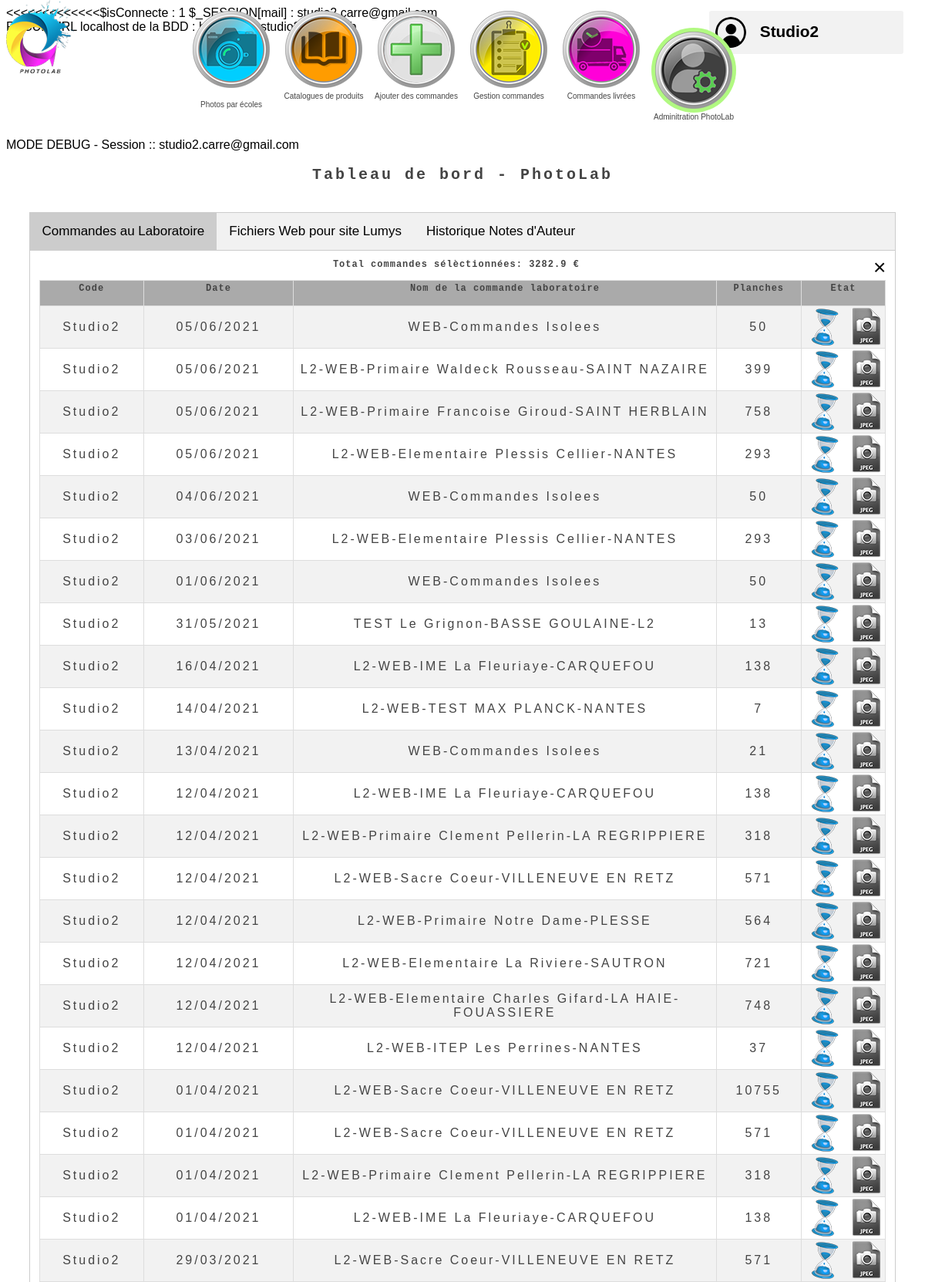
Page /res/LOGPhotoLab.php?codeMembre=Studio2&version=0.88&versionDistante=0.88&isDebug=Debug (signed in, upper part) on the committed database.
### tables this page shows
CREATE TABLE `photolabmembre` (
  `id` int(11) NOT NULL,
  `pseudo` varchar(50) NOT NULL,
  `mail` varchar(50) NOT NULL,
  `mdp` char(32) NOT NULL,
  `IsAdmin` int(1) NOT NULL,
  `CodeClient` text NOT NULL,
  `URLLocal` text NOT NULL,
  `URLOnLigne` text NOT NULL,
  `DossierScript` text NOT NULL,
  `DossierBASESource` text NOT NULL,
  `ProfondeurSOURCE` int(11) NOT NULL,
  `URLSousDossierSOURCE` text NOT NULL,
  `FTPHote` text NOT NULL,
  `FTPId` int(11) NOT NULL,
  `FTPMp` int(11) NOT NULL,
  `FTPDossier` text NOT NULL
);

CREATE TABLE `photolabcmd` (
  `ID` int(10) UNSIGNED NOT NULL,
  `CodeClient` text NOT NULL,
  `DATECMD` date NOT NULL,
  `NOMCOMMANDE` text NOT NULL,
  `NBPLANCHES` int(10) NOT NULL DEFAULT 0,
  `TYPE` varchar(8) NOT NULL DEFAULT 'LAB',
  `ETAT` int(10) NOT NULL DEFAULT 0,
  `FACTURE` int(11) DEFAULT NULL,
  `PAYE` int(11) NOT NULL,
  `commentaires` text NOT NULL,
  `Date_Record` datetime NOT NULL DEFAULT current_timestamp() ON UPDATE current_timestamp()
);

### res/BDDInit.php (called while the page is built, shortened)
<?php
function ArgumentURL($isEnPlus = false){
	$SymboleDepart = ($isEnPlus ? '&' : '?');
	return $SymboleDepart . 'codeMembre=' . $GLOBALS['codeMembre'] . '&version=' . $GLOBALS['VERSIONSERVEUR'] . '&versionDistante=' . $GLOBALS['VERSIONSERVEUR'] . '&isDebug=' .($GLOBALS['isDebug'] ? 'Debug' : 'Prod');
}
?>

### res/BDDPhotoLab.php (the view, shortened to what this page needs)
<?php
include_once  'CConnexionLOCAL.php';
function AfficherCOMMANDES(&$Total, $Type){
	$bdd=InitBDD_MySQI();
	if ($GLOBALS['isAdmin']){
		$reponse = $bdd->query('SELECT * FROM photolabcmd WHERE FACTURE = 0 AND TYPE = "'. $Type .'" ORDER BY DATECMD DESC');
	}
	else{
		$reponse = $bdd->query('SELECT * FROM photolabcmd WHERE CodeClient = "'. $GLOBALS['codeMembre'] .'" AND FACTURE = 0 AND TYPE = "'. $Type .'" ORDER BY DATECMD DESC');
	}
	$affiche_Tableau = '';
	if ($reponse->num_rows > 0) {
		while($donnees = $reponse->fetch_assoc()) {
			$NomCMD = substr($donnees['NOMCOMMANDE'], 11) ;
			$EtatFacture = $donnees['FACTURE'];
			$Etat = $donnees['ETAT'];
			$ID = $donnees['ID'];
			$Type = $donnees['TYPE'];
			if ($Type == 'web'){
				$Prix =  $GLOBALS['PRIXPLANCHEWEB'] * $donnees['NBPLANCHES'] ;
			}else{
				$Prix =  $GLOBALS['PRIXPLANCHE'] * $donnees['NBPLANCHES'] ;
			}
			if (($Etat == $GLOBALS['ETAT_PREP_FACTURE']) && ($EtatFacture == 0)){$Total = $Total + $Prix;}
			$newDate = strftime("%d/%m/%Y",strtotime($donnees['DATECMD']));
			$affiche_Tableau .=
			'<tr>
				<td><a href="' . LienNoteAuteur($ID, $Etat, $EtatFacture, $Type) . '" title="voir '. $NomCMD . '">' . $donnees['CodeClient'] . '</a></td>
				<td><a href="' . LienNoteAuteur($ID, $Etat, $EtatFacture, $Type) . '" title="voir '. $NomCMD . '">' . $newDate . '</a></td>
				<td><a href="' . LienNoteAuteur($ID, $Etat, $EtatFacture, $Type) . '" title="voir '. $NomCMD . '">' . $NomCMD . '</a></td>
				<td><a href="' . "#" . '" title="voir '. $NomCMD . '">' . $donnees['NBPLANCHES'] . '</a></td>
				<td><a href="' . "#" . '" title="voir '. $NomCMD . '">' . LienImageETAT($Etat, $Type) . '</a></td>
			';
			$affiche_Tableau .= '</tr>';
		}
	}
	return $affiche_Tableau;
}
function LienImageETAT($Etat){
	$Lien = 'src="img/'.$Etat. '-Etat.png" ';
	return '<img ' . $Lien . '>';
}
function LienNoteAuteur($ID, $Etat, $EtatFacture) {
	$LienFichier = "#";
	if($EtatFacture == 0){
		if($Etat>4){
			$LienFichier = "LOGNoteAuteur.php" . '?apiNoteAuteur=' . $GLOBALS['ETAT_PREP_FACTURE'];
		}
	} else {
		$LienFichier = "LOGNoteAuteur.php" . '?apiNoteAuteur=' . $EtatFacture;
	}
	return $LienFichier . ArgumentURL(true);
}
?>

### res/LOGPhotoLab.php (shortened to what this page needs)
<?php
include_once 'BDDPhotoLab.php';
$codeMembre = false;
if (isset($_GET['codeMembre'])) {
	$codeMembre = $_GET['codeMembre'];
}
$isDebug = file_exists ('debug.txt');
if (isset($_GET['isDebug'])) {
	$isDebug = ($_GET['isDebug'] == 'Debug');
}
$pageRetour = 'CATPhotolab';
$serveurRetour = '';
$isConnecte = (isset($_SESSION['mail']));
if ($isDebug){
	echo '<<<<<<<<<<<<<$isConnecte :  '. $isConnecte . '   $_SESSION[mail] :  ' . $_SESSION['mail'];
}
$maConnexionLocale = new CConnexionLOCAL($codeMembre, $isDebug, $pageRetour, $serveurRetour);
$bdd=InitBDD_MySQI();
$req = $bdd->query("SELECT * FROM photolabmembre WHERE CodeClient='$codeMembre'");
if ($req->num_rows > 0) {
	$infosMembre = $req->fetch_assoc();
}
else{
	session_unset();
	session_destroy();
	header('Location: ../index.php' . ArgumentURL());
	exit();
}
?>
<html>
	<head>
		<link rel="stylesheet" type="text/css" href="css/Couleurs<?php echo ($isDebug?'DEBUG':'PROD'); ?>.css">
		<link rel="stylesheet" type="text/css" href="css/LOGPhotoLab.css">
	<link rel="stylesheet" type="text/css" href="css/Menu.css">
	</head>
<body>
<?php AfficheMenuPage('',$maConnexionLocale); ?>
<div class="dropdown">
<div class="container">
  <div class="half">
    <label for="profile2" class="profile-dropdown">
      <img src="img/user.png">
      <span><?php echo $infosMembre['pseudo']; ?></span>
      <label for="profile2"><i class="mdi mdi-menu"></i></label>
    </label>
  </div>
</div>
</div>
	<div class="logo">
		<a href="DEMOPhotoLab.php"><img src="img/Logo-mini.png" alt="Image de fichier"></a>
	</div>
<?php
$Total = 0;
$lesCommandes = AfficherCOMMANDES($Total,'lab');
if ($isDebug) echo  'MODE DEBUG - Session :: ' . $_SESSION['mail'];
?>
<h1>Tableau de bord - PhotoLab</h1>
<br>
<div class="zoneTable" >
<div class="tab">
  <button class="tablinks" onclick="openCity(event, 'CMDLABO')" id="tabCMDLABO">Commandes au Laboratoire</button>
  <button class="tablinks" onclick="openCity(event, 'CMDWEB')">Fichiers Web pour site Lumys</button>
  <button class="tablinks" onclick="openCity(event, 'NOTEAUTEUR')">Historique Notes d'Auteur</button>
</div>
<div id="CMDLABO" class="tabcontent">
  <span onclick="this.parentElement.style.display='none'" class="topright">&times</span>
	<H3><?php 	echo 'Total commandes sélèctionnées: '. $Total . ' €';	?></H3>
	<table id="commandes">
	  <tr class="header">
		<th style= ><H3>Code</H3></th>
		<th style= ><H3>Date</H3></th>
		<th style="width:50%;" ><H3>Nom de la commande laboratoire</H3></th>
		<th style="width:10%;" ><H3>Planches</H3></th>
		<th style="width:10%;" ><H3>Etat</H3></th>
	  </tr>
	<?php
	echo $lesCommandes;
	?>
	</table>
</div>
<br>
</div>
</body>
</html>

### res/CConnexionLOCAL.php (shortened to what this page needs)
<?php
include_once 'BDDInit.php';
class CConnexionLOCAL {
    var $URL;
    function __construct($codeMembre, $isDebug, $PageRetour, $serveurRetour){
        if ($codeMembre != ''){
			$Bdd=InitBDD_MySQI();
            $sreqSQL = 'SELECT * FROM photolabmembre WHERE CodeClient = "' . $codeMembre . '"' ;
			$req = $Bdd->query($sreqSQL );
			$infosMembre = $req->fetch_assoc();
            if ($serveurRetour == ''){
                $this->URL = $infosMembre['URLLocal'];
                if ($isDebug){
                    echo '<br>RECUP URL localhost de la BDD : ' . $this->URL;
                }
            }
        }
        else {
			$this->URL = 'PAS URL !!!';
        }
    }
    function AccueilLOCAL(){
        return $this->URL . '/Code/res/index.php' . ArgumentURL() ;
    }
    function CatalogueLOCAL(){
        return $this->URL . '/Code/res/CATListeCatalogues.php' . ArgumentURL() ;
    }
    function SourceLOCAL(){
		return $this->URL . '/Code/res/CATSources.php' . ArgumentURL() ;
    }
    function CommandesLOCAL(){
		return $this->URL . '/Code/res/CATPhotolab.php' . ArgumentURL() ;
    }
    function HistoriqueLOCAL(){
		return $this->URL . '/Code/res/CATHistorique.php' . ArgumentURL() ;
    }
}
function AfficheMenuPage($Page,$maConnexionLocale) {
    $menuPage = '<center>
            <div id="mySidenav">';
    $menuPage .= '<a href="'. $maConnexionLocale->SourceLOCAL().'" id="sourcePhotos" title="Sources des photos par écoles ...">
        <span class="titreMenu"><br>Photos par écoles</span></a>';
    $menuPage .= '<a href="'. $maConnexionLocale->CatalogueLOCAL().'" id="listeCatalogues" title="Catalogues de produits ...">
        <span class="titreMenu">Catalogues de produits</span></a>';
    $menuPage .= '<a href="'. $maConnexionLocale->AccueilLOCAL().'" id="ajoutCommandeGroupee" title="Ajouter une commande groupée ...">
        <span class="titreMenu">Ajouter des commandes</span></a>';
    $menuPage .= '<a href="'. $maConnexionLocale->CommandesLOCAL().'" id="commandesEnCours" title="Commandes en cours de préparation ...">
    <span class="titreMenu">Gestion commandes</span></a>';
    $menuPage .= '<a href="'. $maConnexionLocale->HistoriqueLOCAL().'" id="commandesExpediees" title="Historique des commandes expediées ...">
    <span class="titreMenu">Commandes livrées</span></a>';
    $menuPage .= '<a href="LOGPhotoLab.php' . ArgumentURL().'" class="actif" id="administration" title="Administration ...">
    <span class="titreMenu">Adminitration PhotoLab</span></a>';
    $menuPage .= '</div>
          </center>';
    echo $menuPage;
    }
?>

### res/css/CouleursDEBUG.css (style rules this page uses)
:root { --boutonVert: #357da3; --boutonRouge: #ff6600; --FondsurvolLigneTab: #b1f981; --FondLigneTabGrisClair: #f2f2f2; --FondLigneTabGrisFonce: #ddd; --FondLigneTabGrisSombre: #3b3b3b; --FondEnteteTableau: #919191; --FondBDialog: #fefefe; --texteGris: #444; --btnPageDebut: red; --btnPageEntame: Orange; --btnPageFini: green; }

### res/css/LOGPhotoLab.css (style rules this page uses)
* { box-sizing: border-box; }
body { font-family: Arial, Helvetica, sans-serif; }
h1 { text-align: center; color: var(--texteGris); letter-spacing: 3px; padding: 0px; line-height: 0; font-size: 20px; padding: 10px; margin: 20px; font-family: "Courier New", Times, serif; }
h3 { text-align: center; color: var(--texteGris); letter-spacing: 1px; padding: 0px; line-height: 0; font-size: 12px; padding: 0px; font-family: "Courier New", Times, serif; }
.zoneTable { margin: 0 auto; width: 95%; Top: 140px; }
#commandes { font-family: "Trebuchet MS", Arial, Helvetica, sans-serif; border-collapse: collapse; width: 100%; letter-spacing: 3px; padding: 0px; text-decoration: none; color: var(--texteGris); text-align: center; }
#commandes a { font-family: "Trebuchet MS", Arial, Helvetica, sans-serif; border-collapse: collapse; width: 100%; letter-spacing: 3px; padding: 0px; text-decoration: none; color: var(--texteGris); text-align: center; }
#commandes td, #commandes th { border: 1px solid #ddd; padding: 2px; }
#commandes tr:nth-child(even) { background-color: #f2f2f2; }
#commandes th { background-color: #aaa; color: white; padding: 10px; }
.tab { overflow: hidden; border: 1px solid #ccc; background-color: #f1f1f1; }
.tab button { background-color: inherit; float: left; border: none; outline: none; cursor: pointer; padding: 14px 16px; transition: 0.3s; font-size: 17px; }
.tab button.active { background-color: #ccc; }
.tabcontent { display: none; padding: 6px 12px; border: 1px solid #ccc; border-top: none; }
.topright { float: right; cursor: pointer; font-size: 28px; }
.profile-dropdown { display: inline-block; position: relative; left: 200px; background: #f2f2f2; margin: auto; font-weight: bold; font-size: 1.3rem; border-radius: 3px; -webkit-user-select: none; -moz-user-select: none; -ms-user-select: none; user-select: none; }
.profile-dropdown * { -webkit-user-select: none; -moz-user-select: none; -ms-user-select: none; user-select: none; }
.profile-dropdown img { display: inline-block; background: #d9d9d9; height: 2.5rem; vertical-align: middle; margin-right: 1rem; margin: 0.5rem 0.75rem 0.5rem 0.5rem; border-radius: 50%; }
.profile-dropdown span { display: inline-block; vertical-align: sub; width: 125px; margin-right: 2rem; overflow: hidden; white-space: nowrap; text-overflow: ellipsis; }
.profile-dropdown > label { position: relative; height: 3.5rem; display: block; text-decoration: none; background: transparent; color: #333; box-sizing: border-box; padding: 0.9rem; float: right; border-radius: 0 3px 3px 0; }
.profile-dropdown:after { content: ""; display: table; clear: both; }
.container { position: absolute; top: -50px; right:0; width: 80%; margin: 4rem auto 2rem; }
.container .half { width: 50%; float: right; margin-bottom: 2rem; }
.container:after { content: ""; display: table; clear: both; }

### res/css/Menu.css (style rules this page uses)
.logo { position: absolute; left: 8px; Top: 0px; }
.titreMenu { display:inline-flex; margin-top: 110px; color: var(--texteGris); font-size: 10px; text-align: center; z-index:5; }
#mySidenav a { position: relative; display:inline-block; top: -40px; transition: 0.8s; height: 110px; width: 110px; margin: 5px ; margin-bottom: 20px ; text-decoration : none; text-align: center; z-index:5; }
#mySidenav a.actif { top: -13px; border-radius: 60px; background-color: var(--FondsurvolLigneTab); }
#ajoutCommandeGroupee { background: url('../img/menuBouton0.png') no-repeat center; }
#sourcePhotos { background: url('../img/menuBouton1.png') no-repeat center; }
#listeCatalogues { background: url('../img/menuBouton5.png') no-repeat center; }
#commandesEnCours { background: url('../img/menuBouton2.png') no-repeat center; }
#commandesExpediees { background: url('../img/menuBouton3.png') no-repeat center; }
#administration { background: url('../img/menuBouton4.png') no-repeat center; }

### rows in the picture
photolabmembre: URLLocal "http://cube-studio2/PhotoLab", pseudo "Studio2"
photolabcmd: CodeClient "Studio2", DATECMD "05/06/2021", NOMCOMMANDE "WEB-Commandes Isolees", NBPLANCHES "50"
photolabcmd: CodeClient "Studio2", DATECMD "05/06/2021", NOMCOMMANDE "L2-WEB-Primaire Waldeck Rousseau-SAINT NAZAIRE", NBPLANCHES "399"
photolabcmd: CodeClient "Studio2", DATECMD "05/06/2021", NOMCOMMANDE "L2-WEB-Primaire Francoise Giroud-SAINT HERBLAIN", NBPLANCHES "758"
photolabcmd: CodeClient "Studio2", DATECMD "05/06/2021", NOMCOMMANDE "L2-WEB-Elementaire Plessis Cellier-NANTES", NBPLANCHES "293"
photolabcmd: CodeClient "Studio2", DATECMD "04/06/2021", NOMCOMMANDE "WEB-Commandes Isolees", NBPLANCHES "50"
photolabcmd: CodeClient "Studio2", DATECMD "03/06/2021", NOMCOMMANDE "L2-WEB-Elementaire Plessis Cellier-NANTES", NBPLANCHES "293"
photolabcmd: CodeClient "Studio2", DATECMD "01/06/2021", NOMCOMMANDE "WEB-Commandes Isolees", NBPLANCHES "50"
photolabcmd: CodeClient "Studio2", DATECMD "31/05/2021", NOMCOMMANDE "TEST Le Grignon-BASSE GOULAINE-L2", NBPLANCHES "13"
photolabcmd: CodeClient "Studio2", DATECMD "16/04/2021", NOMCOMMANDE "L2-WEB-IME La Fleuriaye-CARQUEFOU", NBPLANCHES "138"
photolabcmd: CodeClient "Studio2", DATECMD "14/04/2021", NOMCOMMANDE "L2-WEB-TEST MAX PLANCK-NANTES", NBPLANCHES "7"
photolabcmd: CodeClient "Studio2", DATECMD "13/04/2021", NOMCOMMANDE "WEB-Commandes Isolees", NBPLANCHES "21"
photolabcmd: CodeClient "Studio2", DATECMD "12/04/2021", NOMCOMMANDE "L2-WEB-IME La Fleuriaye-CARQUEFOU", NBPLANCHES "138"
photolabcmd: CodeClient "Studio2", DATECMD "12/04/2021", NOMCOMMANDE "L2-WEB-Primaire Clement Pellerin-LA REGRIPPIERE", NBPLANCHES "318"
photolabcmd: CodeClient "Studio2", DATECMD "12/04/2021", NOMCOMMANDE "L2-WEB-Sacre Coeur-VILLENEUVE EN RETZ", NBPLANCHES "571"
photolabcmd: CodeClient "Studio2", DATECMD "12/04/2021", NOMCOMMANDE "L2-WEB-Primaire Notre Dame-PLESSE", NBPLANCHES "564"
photolabcmd: CodeClient "Studio2", DATECMD "12/04/2021", NOMCOMMANDE "L2-WEB-Elementaire La Riviere-SAUTRON", NBPLANCHES "721"
photolabcmd: CodeClient "Studio2", DATECMD "12/04/2021", NOMCOMMANDE "L2-WEB-Elementaire Charles Gifard-LA HAIE-FOUASSIERE", NBPLANCHES "748"
photolabcmd: CodeClient "Studio2", DATECMD "12/04/2021", NOMCOMMANDE "L2-WEB-ITEP Les Perrines-NANTES", NBPLANCHES "37"
photolabcmd: CodeClient "Studio2", DATECMD "01/04/2021", NOMCOMMANDE "L2-WEB-Sacre Coeur-VILLENEUVE EN RETZ", NBPLANCHES "10755"
photolabcmd: CodeClient "Studio2", DATECMD "01/04/2021", NOMCOMMANDE "L2-WEB-Sacre Coeur-VILLENEUVE EN RETZ", NBPLANCHES "571"
photolabcmd: CodeClient "Studio2", DATECMD "01/04/2021", NOMCOMMANDE "L2-WEB-Primaire Clement Pellerin-LA REGRIPPIERE", NBPLANCHES "318"
photolabcmd: CodeClient "Studio2", DATECMD "01/04/2021", NOMCOMMANDE "L2-WEB-IME La Fleuriaye-CARQUEFOU", NBPLANCHES "138"
photolabcmd: CodeClient "Studio2", DATECMD "29/03/2021", NOMCOMMANDE "L2-WEB-Sacre Coeur-VILLENEUVE EN RETZ", NBPLANCHES "571"

### other values in the picture
$isConnecte "1"
$_SESSION['mail'] "studio2.carre@gmail.com"
$Total "3282.9"
